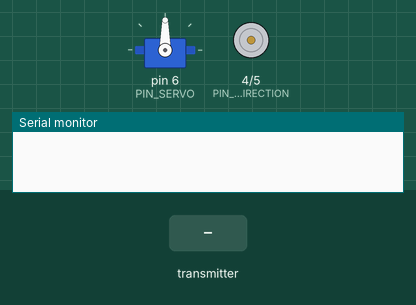
A program run on a simulated Arduino Nano, built with avr-gcc and run on an emulated ATmega328P. On the bench: servo, direction and speed pins drawn as motors (green arrow = direction pin HIGH = forward, orange = LOW = backward, longer = more drive), the last lines printed to the serial monitor. The inputs (shaded band) are chosen by the test bench. No radio packets arrive unless stated.

Above: at 1.2 s.
1.3 s: the transmitter starts sending mode = 0
At 1.6 s:
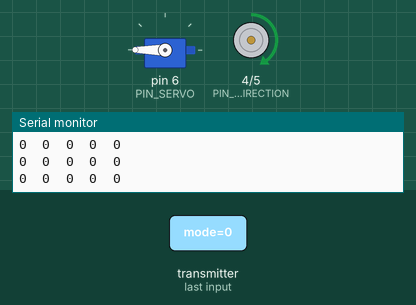
Timing chart, 0 to 4.3 s (numbered marks = the images above; inputs shaded):
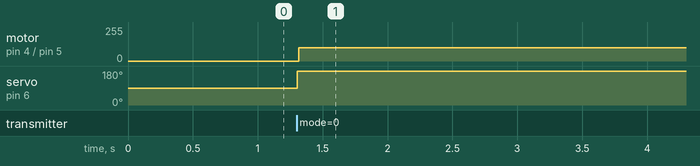

Measured:
- after the input at 1.3 s, motor on pin 4 (PIN_MOTOR_DIRECTION) / pin 5 (PIN_MOTOR_SPEED): stopped → forward 99/255 at once; servo on pin 6 (PIN_SERVO): 90° → 180° at once

The program:

main.cpp
```cpp
#include <Arduino.h>
#include <RF24.h>
#include <SPI.h>
#include <nRF24L01.h>
#include <Servo.h>
#include <EEPROM.h>

/**
 * RF24 ->  NANO
 * -------------
 * VCC      VCC
 * GND      GND
 * CE       D7
 * CSN      D8
 * SCK      D13
 * MOSI     D11
 * MISO     D12
 *
 * MTR  ->  NANO
 * -------------
 * VCC      VCC
 * GND      GND
 * A-1A     D4
 * A-1B     D5
 *
 * SERV ->  NANO
 * -------------
 * VCC      VCC
 * GND      GND
 * SIG      D6
 * */

#define PIN_RF24_CE 7
#define PIN_RF24_CSN 8
#define PIN_MOTOR_SPEED 5
#define PIN_MOTOR_DIRECTION 4
#define PIN_SERVO 6

// #define ADDR_CALIBRATED 0
#define ADDR_LEFT 1
#define ADDR_RIGHT 2
#define ADDR_MIDDLE 3
#define ADDR_MAXX_H 4
#define ADDR_MAXX_L 5
#define ADDR_MAXY_H 6
#define ADDR_MAXY_L 7
#define ADDR_MINX_H 8
#define ADDR_MINX_L 9
#define ADDR_MINY_H 10
#define ADDR_MINY_L 11
#define ADDR_MIDX_H 12
#define ADDR_MIDX_L 13
#define ADDR_MIDY_H 14
#define ADDR_MIDY_L 15
#define JOYSTIC_MIDDLE_DEADZONE 10

// Tx/Rx common part
#define RF_CHANNEL 0x6f
// #define RF24_ADDRESS "00001"
const byte RF24_ADDRESS[6] = "00001";
struct RFPackage{
  uint8_t mode; // 0 - drive, 1 - config
  uint16_t j1x;
  uint16_t j1y;
  uint16_t pot;
  uint8_t btn;
} rfPackage;
// --------------

struct Joystic
{
  uint16_t x;
  uint16_t y;
  uint16_t maxX = 0;
  uint16_t maxY = 0;
  uint16_t minX = 1023;
  uint16_t minY = 1023;
  uint16_t midX = 500;
  uint16_t midY = 500;
  int16_t posX = 90;
  int16_t posY = 90;
} j1;

struct Config
{
  uint16_t left = 0;
  uint16_t right = 0;
  uint16_t middle = 0;
  uint16_t maxX = 0;
  uint16_t maxY = 0;
  uint16_t minX = 1023;
  uint16_t minY = 1023;
  uint16_t midX = 500;
  uint16_t midY = 500;
} config;

RF24 radio(PIN_RF24_CE, PIN_RF24_CSN);
Servo myservo;
uint16_t minMotorPuls = 100;
uint8_t radioHasData = 0;

void rf24Setup();
void readConfig();
void turnServo();
void driveMotor();
void constrainValues();
void printRadio();
void readRadio();

void setup() {
  Serial.begin(115200);

  // Настройка радиомодуля
  rf24Setup();

  // Подключаем сервопривод
  myservo.attach(PIN_SERVO);

  pinMode(PIN_MOTOR_DIRECTION, OUTPUT); //direction
  pinMode(PIN_MOTOR_SPEED, OUTPUT); //speed

  readConfig();

  radioHasData = 0;

  delay(15);
}

void loop() {

  // Если в буфере имеются принятые данные
  readRadio();
  // if(radio.available()){
    if(radioHasData == 1){
      radioHasData = 0;

  //   // Читаем данные из буфера, указывая сколько всего байт может поместиться
  //   radio.read(&rfPackage, sizeof(rfPackage));

  //   printRadio();

    j1.x = rfPackage.j1x;
    j1.y = rfPackage.j1y;

    // Если обычный режим
    if(rfPackage.mode == 0){
      constrainValues();
      turnServo();
      driveMotor();
    }
    // Если режим настройки
    else if(rfPackage.mode == 1){
      Serial.println("Calibrating mode....");
    }

  }
}

void readRadio(){
  // Если в буфере имеются принятые данные
  if(radio.available()){

    // Читаем данные из буфера, указывая сколько всего байт может поместиться
    radio.read(&rfPackage, sizeof(rfPackage));

    printRadio();

    radioHasData = 1;
  }
}

void printRadio(){
  Serial.print(rfPackage.mode);
  Serial.print("\t");
  Serial.print(rfPackage.j1x);
  Serial.print("\t");
  Serial.print(rfPackage.j1y);
  Serial.print("\t");
  Serial.print(rfPackage.pot);
  Serial.print("\t");
  Serial.println(rfPackage.btn);
}

void driveMotor(){
  if(j1.posX == 0){
    digitalWrite(PIN_MOTOR_DIRECTION, LOW);
    analogWrite(PIN_MOTOR_SPEED, LOW);
  }else{
    uint16_t direction = j1.posX > 0 ? LOW : HIGH;
    digitalWrite(PIN_MOTOR_DIRECTION, direction);
    analogWrite(PIN_MOTOR_SPEED, abs(j1.posX));
  }
}

void rf24Setup(){

  // Инициируем работу nRF24L01+
  radio.begin();

  // Указываем мощность передатчика
  // (RF24_PA_MIN=-18dBm, RF24_PA_LOW=-12dBm, RF24_PA_HIGH=-6dBm, RF24_PA_MAX=0dBm)
  radio.setPALevel(RF24_PA_LOW);

  // Указываем канал передачи данных (от 0 до 125)
  radio.setChannel(RF_CHANNEL);

  // Указываем скорость передачи данных
  // (RF24_250KBPS, RF24_1MBPS, RF24_2MBPS), RF24_1MBPS - 1Мбит/сек
  radio.setDataRate(RF24_250KBPS);

  // Открываем 1 трубу с адресом 1 передатчика, для приема данных
  radio.openReadingPipe(1, RF24_ADDRESS);

  // Ставим размер пакета в байтах
  radio.setPayloadSize(32);

  // Режим подтверждения приема (0 - выклб 1 - вкл)
  radio.setAutoAck(1);

  // Время между попытками постучаться
  radio.setRetries(0, 15);

  // Включаем питание
  radio.powerUp();

  // Включаем приемник, начинаем прослушивать открытые трубы
  radio.startListening();
}

void readConfig(){
  config.left = EEPROM.read(ADDR_LEFT);
  config.right = EEPROM.read(ADDR_RIGHT);
  config.middle = EEPROM.read(ADDR_MIDDLE);
  config.maxX = word(EEPROM.read(ADDR_MAXX_H), EEPROM.read(ADDR_MAXX_L));
  config.maxY = word(EEPROM.read(ADDR_MAXY_H), EEPROM.read(ADDR_MAXY_L));
  config.minX = word(EEPROM.read(ADDR_MINX_H), EEPROM.read(ADDR_MINX_L));
  config.minY = word(EEPROM.read(ADDR_MINY_H), EEPROM.read(ADDR_MINY_L));
  config.midX = word(EEPROM.read(ADDR_MIDX_H), EEPROM.read(ADDR_MIDX_L));
  config.midY = word(EEPROM.read(ADDR_MIDY_H), EEPROM.read(ADDR_MIDY_L));
}

void constrainValues(){

  // Map joystic X value to motor pulse
  j1.x = constrain(j1.x, config.minX, config.maxX);
  j1.posX = config.middle;
  if (j1.x < config.midX - JOYSTIC_MIDDLE_DEADZONE)
  {
    j1.posX = map(j1.x, config.minX, config.midX, 255, minMotorPuls);
  }else if (j1.x >= config.midX + JOYSTIC_MIDDLE_DEADZONE)
  {
    j1.posX = map(j1.x, config.midX, config.maxX, minMotorPuls, 255);
    j1.posX *= -1;
  }else if (j1.x < config.midX + JOYSTIC_MIDDLE_DEADZONE && j1.x >= config.midX - JOYSTIC_MIDDLE_DEADZONE){
    j1.posX = 0;
  }

  // Map joystic Y value to servo angle
  j1.y = constrain(j1.y, config.minY, config.maxY);
  j1.posY = config.middle;
  if (j1.y < config.midY - JOYSTIC_MIDDLE_DEADZONE)
  {
    j1.posY = map(j1.y, config.minY, config.midY, config.left, config.middle);
  }else if (j1.y >= config.midY + JOYSTIC_MIDDLE_DEADZONE)
  {
    j1.posY = map(j1.y, config.midY, config.maxY, config.middle, config.right);
  }
}

void turnServo(){
  myservo.write(j1.posY);
  delay(15);
}

void calibrateServoPos(uint8_t currentMode, uint8_t nextMode, uint16_t eepromAddr, char* pos){
  int mode = currentMode;

  Serial.print("Set ");
  Serial.print(pos);
  Serial.println(" sevo position and press button");

  while(mode == currentMode){

    readRadio();
    // if(millis() - startTime > 600){
    //   toggleRedLed();
    //   startTime = millis();
    // }

    if (radioHasData == 1)
    {
      radioHasData = 0;
      uint16_t val = rfPackage.pot;
      val = map(val, 0, 1023, 0, 180);
      myservo.write(val);
      delay(15);
    }


    /*
    uint16_t b = digitalRead(PIN_BUTTON);

    if (b == HIGH)
    {
      mode = nextMode;
      EEPROM.write(eepromAddr, val);
      #if USE_SERIAL == true
      Serial.print(pos);
      Serial.print(" value is: ");
      Serial.println(val);
      #endif
      break;
    }
    */
  }
}
```
